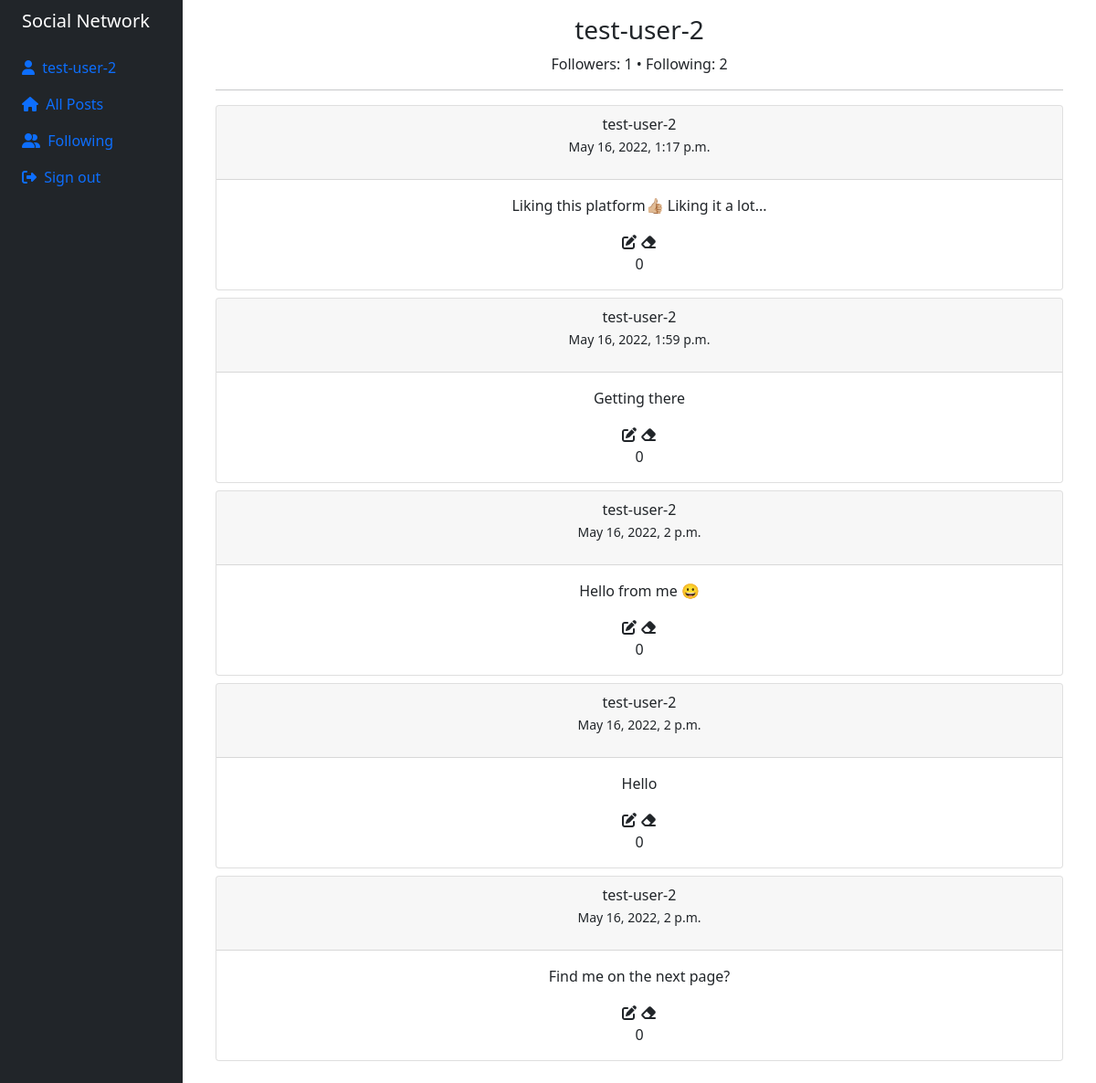
Before: /profile/6 (signed in) with the older database file.
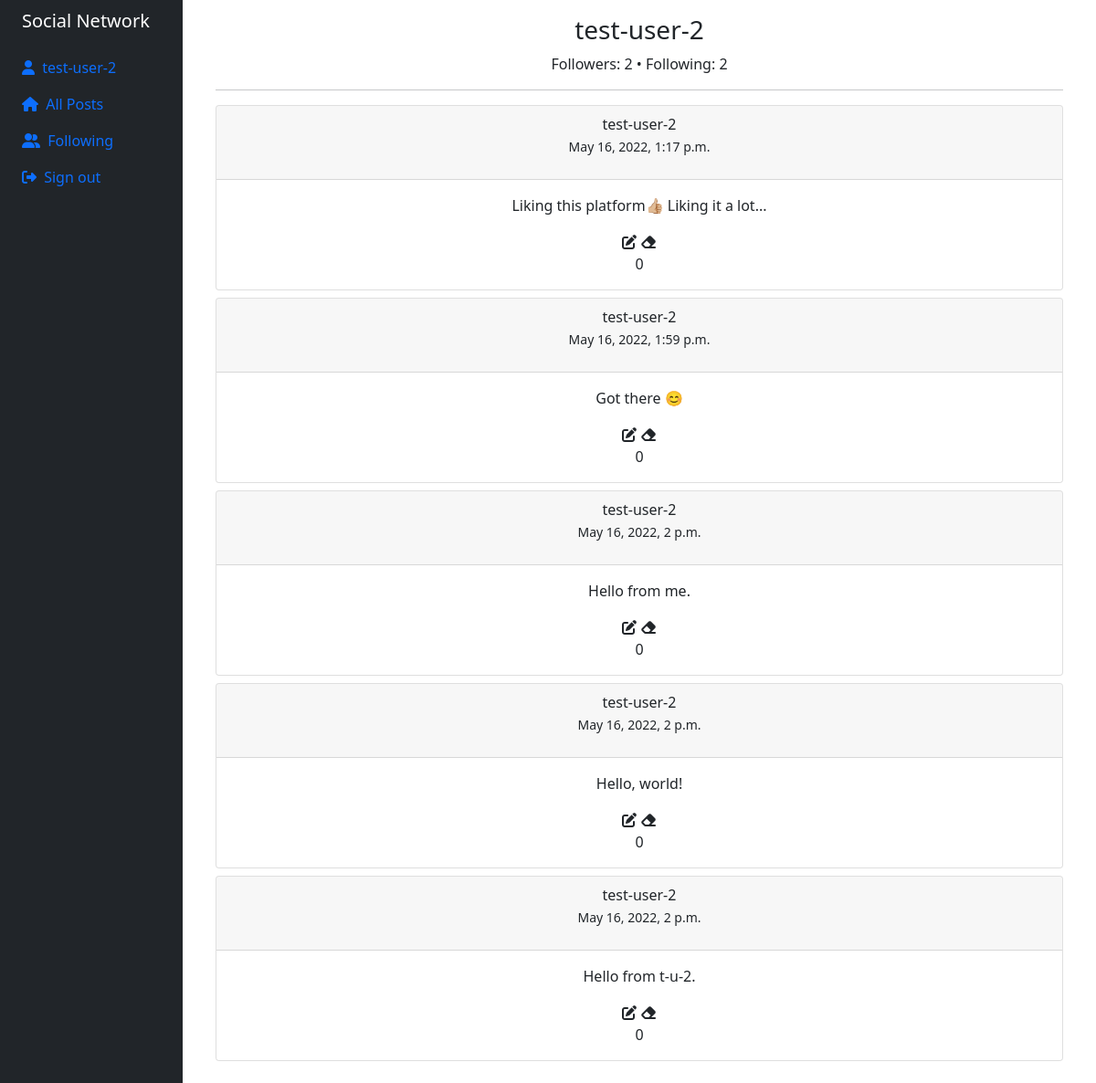
After: the same page with the newer database file.
### network/models.py (models this page shows, shortened)
class Post(models.Model):
    author = models.ForeignKey(
        User, on_delete=models.CASCADE, related_name="posts")
    content = models.TextField()
    likes = models.ManyToManyField(User, blank=True)
    created_on = models.DateTimeField(default=timezone.now)
    edited = models.BooleanField(default=False)
    def get_likes(self):
        return self.likes.all().count()
    def get_users_liked(self):
        qs = self.likes.all()
        return ", ".join([user.username for user in qs])

class User(AbstractUser):
    followers = models.ManyToManyField(
        "self", symmetrical=False, related_name="following", blank=True)
    def get_followers(self):
        return self.followers.all()
    def count_followers(self):
        return self.get_followers().count()
    def get_following(self):
        return self.following.all()
    def count_following(self):
        return self.get_following().count()

### network/views.py (the view)
# urls.py: path("profile/<int:user_id>", views.profile, name="profile"),
@login_required
def profile(request, user_id):
    user = User.objects.get(pk=user_id)
    num_followers = user.count_followers()
    num_following = user.count_following()
    posts = Post.objects.filter(author=user)
    context = {
        "user": user,
        "followers": num_followers,
        "following": num_following,
        "posts": posts
    }
    return render(request, "network/profile.html", context)

### network/templates/network/profile.html (shortened to what this page needs)
{% extends "network/layout.html" %}
{% load static %}
{% block body %}
<div class="container">
    <div class="text-center">
        <h3>{{ user.username }}</h3>
        Followers: <span id="followers">{{ followers }}</span>
        <span>&bullet;</span>
        Following: <span>{{ following }}</span>
        <hr>
        {% for post in posts %}
        <div class="card my-2">
            <div class="card-header">
                {{ post.author }}
                <p><small>{{ post.created_on }}</small></p>
            </div>
            <div class="card-body">
                <p class="card-text">{{ post.content }}</p>
                {% if post.author.id == request.user.id %}
                <span><i class="fas fa-edit"></i></span>
                <span><i class="fas fa-eraser"></i></span>
                {% endif %}
                <div class="like px-1">
                    <span>{{ post.get_likes }}</span>
                </div>
            </div>
        </div>
        {% endfor %}
    </div>
</div>
{% endblock %}

Changed rows visible on the page:
changed Post: content "Getting there" → "Got there 😊"
changed Post: content "Hello from me 😀" → "Hello from me."
changed Post: content "Hello" → "Hello, world!"
changed Post: content "Find me on the next page?" → "Hello from t-u-2."
Other visible differences:
{{ followers }}: "1" → "2"
